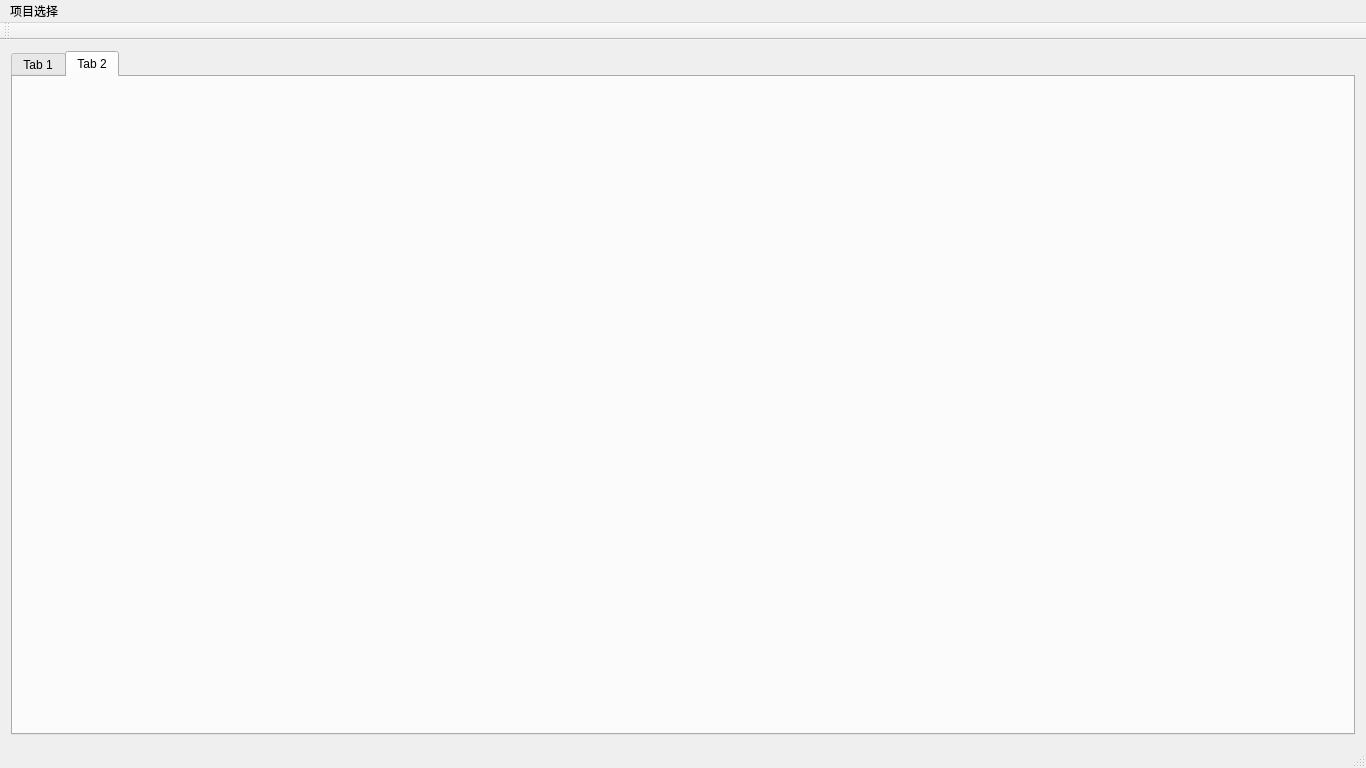
<?xml version="1.0" encoding="UTF-8"?>
<ui version="4.0">
 <class>MainWindow</class>
 <widget class="QMainWindow" name="MainWindow">
  <property name="geometry">
   <rect>
    <x>0</x>
    <y>0</y>
    <width>1366</width>
    <height>768</height>
   </rect>
  </property>
  <property name="windowTitle">
   <string>MainWindow</string>
  </property>
  <widget class="QWidget" name="centralWidget">
   <layout class="QGridLayout" name="gridLayout">
    <item row="0" column="0">
     <widget class="QTabWidget" name="tabWidget_Main">
      <property name="currentIndex">
       <number>1</number>
      </property>
      <widget class="QWidget" name="tab_ambientSpheres">
       <attribute name="title">
        <string>Tab 1</string>
       </attribute>
      </widget>
      <widget class="QWidget" name="tab_Arrays">
       <attribute name="title">
        <string>Tab 2</string>
       </attribute>
      </widget>
     </widget>
    </item>
   </layout>
  </widget>
  <widget class="QMenuBar" name="menuBar">
   <property name="geometry">
    <rect>
     <x>0</x>
     <y>0</y>
     <width>1366</width>
     <height>23</height>
    </rect>
   </property>
   <widget class="QMenu" name="menu">
    <property name="title">
     <string>项目选择</string>
    </property>
    <addaction name="actionAmbientSpheres"/>
    <addaction name="actionArrays"/>
   </widget>
   <addaction name="menu"/>
  </widget>
  <widget class="QToolBar" name="mainToolBar">
   <attribute name="toolBarArea">
    <enum>TopToolBarArea</enum>
   </attribute>
   <attribute name="toolBarBreak">
    <bool>false</bool>
   </attribute>
  </widget>
  <widget class="QStatusBar" name="statusBar"/>
  <action name="actionAmbientSpheres">
   <property name="text">
    <string>AmbientSpheres</string>
   </property>
  </action>
  <action name="actionArrays">
   <property name="text">
    <string>Arrays</string>
   </property>
  </action>
 </widget>
 <layoutdefault spacing="6" margin="11"/>
 <resources/>
 <connections/>
</ui>
